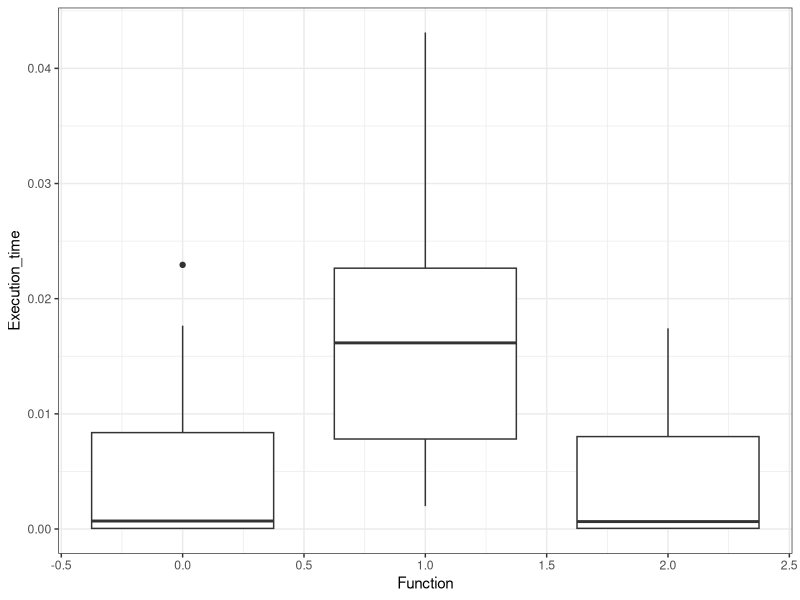
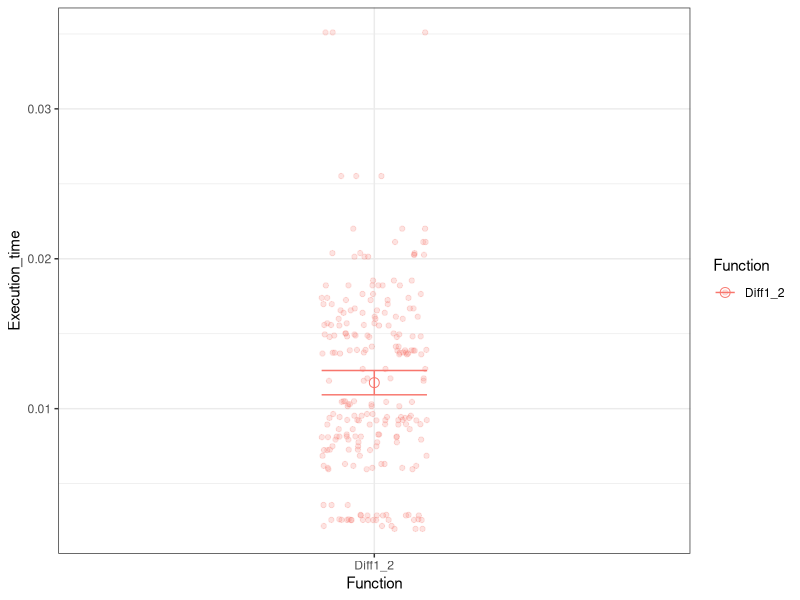

The R script that drew these images, in order:
## ---- chunk 1
knitr::opts_chunk$set(echo = TRUE)
library(tidyverse)
library(dplyr)
library(ggplot2)
get_hostname <- function(){
  return(gsub(" ", "", as.character(Sys.info()["nodename"])))
}
## ---- chunk 2
#replication
number_of_repetitions <- c(0:10) 
sizes <- c("100","500", "1000","5000", "10000","50000", "100000")
## ---- chunk 3
#randomization
experiments <- crossing(number_of_repetitions, sizes)
experiments <- experiments[sample(1:nrow(experiments)), ]
experiments
## ---- chunk 4
# store the experiments parameters in a csv file
write.csv(experiments, "../data/nour_2022-11-23/experiments.csv", row.names=FALSE)
## ---- chunk 5
df <- read.csv(file="../data/nour_2022-11-23/measurements_2.csv", sep=",",header = FALSE)
names(df) <- c('Size','Function','Execution_time')
summary(df)
## ---- chunk 6
sample_means <- df %>% group_by(Function) %>% summarise(Sn=mean(`Execution_time`))
sample_means
## ---- chunk 7
ggplot(data=df,aes(x=Function,y=Execution_time, group=factor(Function)))+ geom_boxplot() + theme_bw()
## ---- chunk 8
min_1 <-min(df$Execution_time[df$Function==1])
max_0 <- max(df$Execution_time[df$Function==0])
max_2 <- max(df$Execution_time[df$Function==2])
print(paste(min_1,max_0,max_2))
## ---- chunk 9
df_0<-df$Execution_time[df$Function==0]
df_1<-df$Execution_time[df$Function==1]
df_2<-df$Execution_time[df$Function==2]
print(paste(var(df_1-df_0),var(df_1),var(df_0)))
## ---- chunk 10
print(paste(var(df_1-df_2),var(df_1),var(df_2)))
## ---- chunk 11
df$Diff1_2=df_1-df_2 
dfgg = df[c("Function","Execution_time","Diff1_2")] %>% gather(Function, Execution_time)
dfsum = dfgg %>% group_by(Function) %>% summarise(num = n(), mean = mean(Execution_time), sd = sd(Execution_time), se = 2*sd/sqrt(num))
ggplot(dfgg,aes(x=Function,y=Execution_time,color=Function))  + theme_bw() +
geom_jitter(alpha=.2,position = position_jitter(width = .1)) +
geom_errorbar(data=dfsum,width=.2,
aes(y=mean,ymin=mean-se,ymax=mean+se)) +
geom_point(data=dfsum,shape=21, size=3,aes(y=mean,color=Function))
